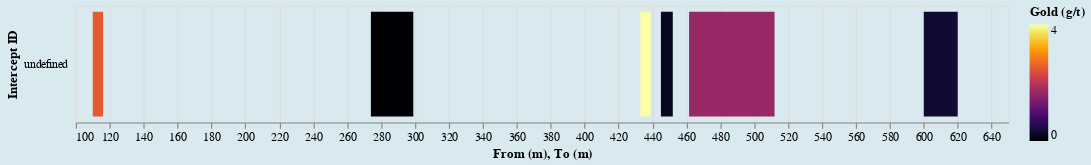

The cell this chart's notebook holds for it:
### Markdown cell above
These are the direct children. We can go ahead and plot them and have a totally accurate picture of the log:

### Code cell
#hide_input

dh_prime = dh[dh.Record.isin((child.name for child in root.children))]


y_axis = alt.Axis(
    title='Intercept ID',
    offset=5,
    ticks=False,
    domain=False
)


reqd_cols = ['From (m)', 'To (m)', 'Gold (g/t)', 'Width (m)']


alt.Chart(dh_prime[reqd_cols]).mark_bar().encode(
    alt.X('From (m):Q',
        scale=alt.Scale(zero=False)),
    x2='To (m):Q',
    y=alt.Y('Drill Hole:N', axis=y_axis),
    color=alt.Color('Gold (g/t):Q', scale=alt.Scale(scheme="inferno")),
    tooltip=[
        alt.Tooltip('Width (m):Q', title='Width'),
        alt.Tooltip('Gold (g/t):Q', title='Gold Grade')
    ]
).properties(width=800, height=100).configure(background='#D9E9F0')

### Figure 1 — Vega-Lite specification as saved in the notebook (floating-point values rounded to 4 significant figures)
{"config": {"view": {"continuousWidth": 400, "continuousHeight": 300}, "background": "#D9E9F0"}, "data": {"name": "data-34add9d3459026fe9b045663cebd3770"}, "mark": "bar", "encoding": {"color": {"type": "quantitative", "field": "Gold (g/t)", "scale": {"scheme": "inferno"}}, "tooltip": [{"type": "quantitative", "field": "Width (m)", "title": "Width"}, {"type": "quantitative", "field": "Gold (g/t)", "title": "Gold Grade"}], "x": {"type": "quantitative", "field": "From (m)", "scale": {"zero": false}}, "x2": {"field": "To (m)"}, "y": {"type": "nominal", "axis": {"domain": false, "offset": 5, "ticks": false, "title": "Intercept ID"}, "field": "Drill Hole"}}, "height": 100, "width": 800, "$schema": "https://vega.github.io/schema/vega-lite/v4.8.1.json", "datasets": {"data-34add9d3459026fe9b045663cebd3770": [{"From (m)": 110.0, "To (m)": 116.1, "Gold (g/t)": 2.62, "Width (m)": 6.1}, {"From (m)": 274.0, "To (m)": 299.0, "Gold (g/t)": 0.19, "Width (m)": 25.0}, {"From (m)": 432.9, "To (m)": 439.0, "Gold (g/t)": 4.05, "Width (m)": 6.1}, {"From (m)": 445.0, "To (m)": 452.0, "Gold (g/t)": 0.41, "Width (m)": 7.0}, {"From (m)": 461.6, "To (m)": 512.0, "Gold (g/t)": 1.78, "Width (m)": 50.4}, {"From (m)": 600.0, "To (m)": 620.0, "Gold (g/t)": 0.52, "Width (m)": 20.0}]}}
